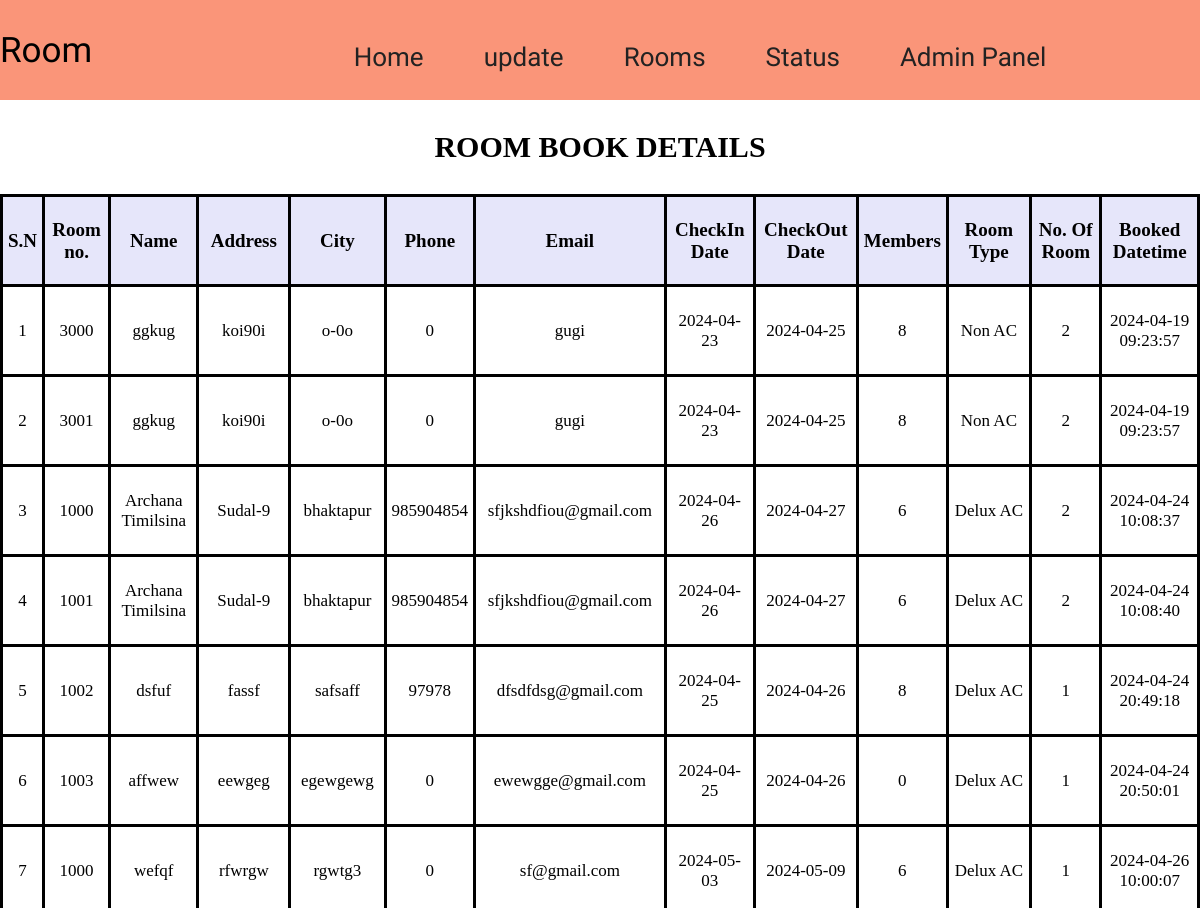
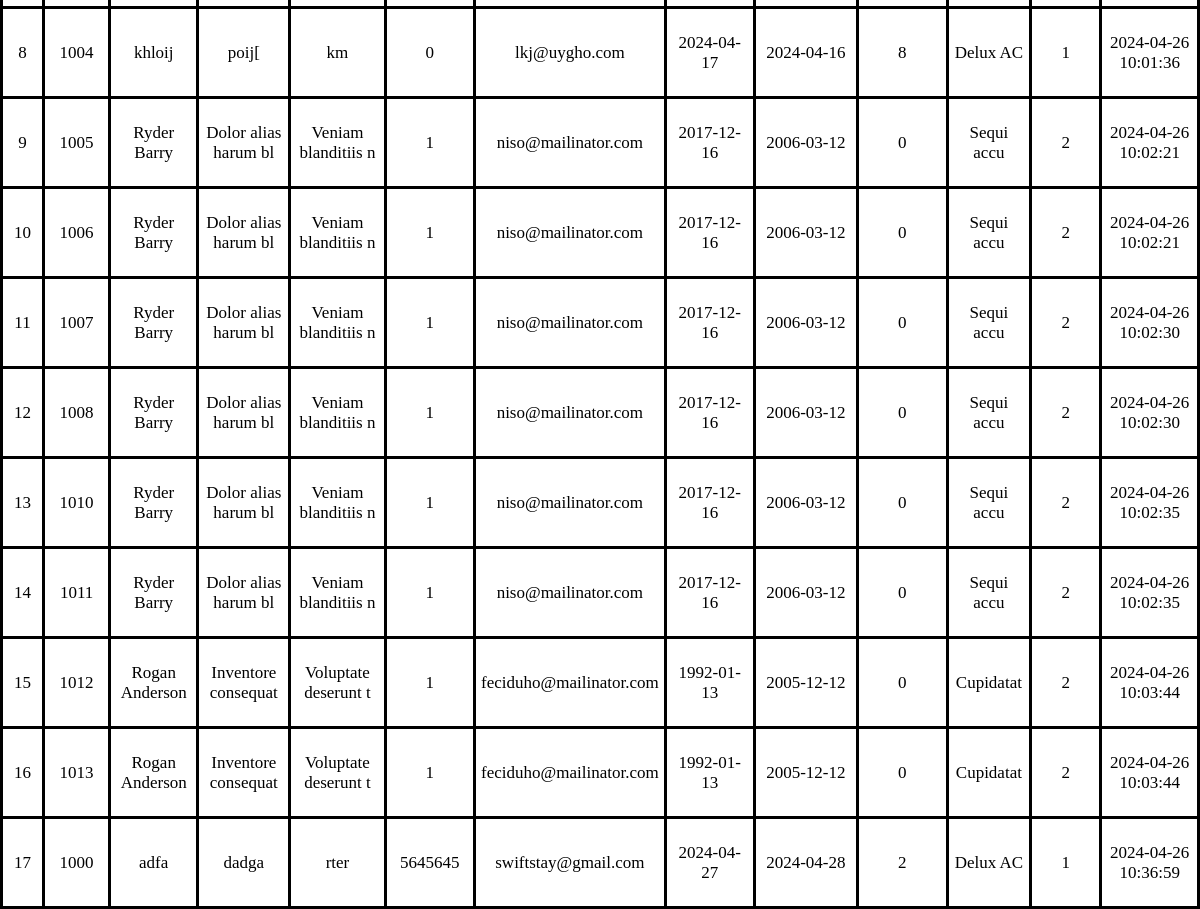
Page /admin/roomstatus.php on the committed database (2 pictures, top to bottom).
### tables this page shows
CREATE TABLE `room_booking` (
  `b_id` int(200) NOT NULL,
  `room_no` int(10) NOT NULL,
  `name` varchar(30) NOT NULL,
  `address` varchar(30) NOT NULL,
  `city` varchar(30) NOT NULL,
  `phone` int(15) NOT NULL,
  `email` varchar(30) NOT NULL,
  `cin` date NOT NULL,
  `cout` date NOT NULL,
  `members` int(3) NOT NULL,
  `room_type` varchar(10) NOT NULL,
  `no_of_room` int(3) NOT NULL,
  `time` datetime NOT NULL DEFAULT current_timestamp()
);

### admin/roomstatus.php (the view, shortened to what this page needs)
<?php
include('../connection.php'); ?>
<!DOCTYPE html>
<html lang="en">
<head>
</head>
<body>
<nav class="navbar">
    <div class="left-nav">
            <p>Room</p>
        </div>
        <div class="right-nav mt-4">
            <ul>
                <li class="item"><a href="aroom.php">Home</a></li>
         <div class="paste-button"> <li class="item">update </li>
   </div>
                <div class="paste-button"> <li class="item">Rooms</li>
   </div>
                 <li class="item"><a href="roomstatus.php">Status</a></li>
                 <li class="item"><a href="../admin.php">Admin Panel</a></li>
          </ul>
        </div>
    </nav>
   <section id="book-section">
    <h1 id="book-head">ROOM BOOK DETAILS</h1>
    <div class="book-table">
<table>
  <thead>
<tr>
  <th scope="col">S.N</th>
  <th scope="col">Room no.</th>
  <th scope="col">Name</th>
  <th scope="col">Address</th>
  <th scope="col">City</th>
  <th scope="col">Phone</th>
  <th scope="col">Email</th>
  <th scope="col">CheckIn Date</th>
  <th scope="col">CheckOut Date</th>
  <th scope="col">Members</th>
  <th scope="col">Room Type</th>
  <th scope="col">No. Of Room</th>
  <th scope="col">Booked Datetime</th>
</tr>
  </thead>
  <tbody>
<?php
$query="SELECT * FROM room_booking";
$result=mysqli_query($con,$query);
$i=1;
while($data=mysqli_fetch_array($result))
{
?>
<tr>
  <td scope="row"><?php echo $i++; ?></td>
  <td scope="row"><?php echo $data['room_no']; ?></td>
  <td scope="row"><?php echo $data['name']; ?></td>
  <td scope="row"><?php echo $data['address']; ?></td>
  <td scope="row"><?php echo $data['city']; ?></td>
  <td scope="row"><?php echo $data['phone']; ?></td>
  <td scope="row"><?php echo $data['email']; ?></td>
  <td scope="row"><?php echo $data['cin']; ?></td>
  <td scope="row"><?php echo $data['cout']; ?></td>
  <td scope="row"><?php echo $data['members']; ?></td>
  <td scope="row"><?php echo $data['room_type']; ?></td>
  <td scope="row"><?php echo $data['no_of_room']; ?></td>
  <td scope="row"><?php echo $data['time']; ?></td>
</tr>
<?php
}
?>
  </tbody>
</table>
</div>
   </section>
    </body>
 </html>

### admin/roomstatus.php (style rules this page uses)
* { padding: 0; margin: 0; box-sizing: border-box; }
.navbar { width: 100%; position: sticky; height: 100px; background-color: #fa9579; display: flex; align-items: center; justify-content: center; top: 0; }
.left-nav { width: 20%; }
.left-nav p { font-family: 'Baloo 2', cursive; font-size: 35px; }
.right-nav { width: 100%; margin-top: 13px; }
.right-nav ul { display: flex; justify-content: center; }
.right-nav ul li { list-style: none; margin: 30px; }
.right-nav ul li a { text-decoration: none; color: #222; font-family: 'Baloo 2', cursive; font-size: 26px; font-weight: 400; position: relative; }
.right-nav ul .paste-button li { text-decoration: none; color: #222; font-family: 'Baloo 2', cursive; font-size: 26px; font-weight: 400; position: relative; }
.paste-button { position: relative; display: inline-block; font-family: 'Segoe UI', Tahoma, Geneva, Verdana, sans-serif; }
#book-section { width: 100%; }
#book-head { text-align: center; margin: 30px; font-size: 30px; }
.book-table { width: 100%; }
.book-table table th { font-size:19px; background-color: lavender; }
table, th, td { border: 3px solid black; border-collapse: collapse; padding: 5px; }
.book-table table tr { height: 90px; }
.book-table table tr td { text-align: center; font-size: 17px; }

### rows in the picture
room_booking: room_no "3000", name "ggkug", address "koi90i", city "o-0o", phone "0", email "gugi", cin "2024-04-23", cout "2024-04-25", members "8", room_type "Non AC", no_of_room "2", time "2024-04-19 09:23:57"
room_booking: room_no "3001", name "ggkug", address "koi90i", city "o-0o", phone "0", email "gugi", cin "2024-04-23", cout "2024-04-25", members "8", room_type "Non AC", no_of_room "2", time "2024-04-19 09:23:57"
room_booking: room_no "1000", name "Archana Timilsina", address "Sudal-9", city "bhaktapur", phone "985904854", email "sfjkshdfiou@gmail.com", cin "2024-04-26", cout "2024-04-27", members "6", room_type "Delux AC", no_of_room "2", time "2024-04-24 10:08:37"
room_booking: room_no "1001", name "Archana Timilsina", address "Sudal-9", city "bhaktapur", phone "985904854", email "sfjkshdfiou@gmail.com", cin "2024-04-26", cout "2024-04-27", members "6", room_type "Delux AC", no_of_room "2", time "2024-04-24 10:08:40"
room_booking: room_no "1002", name "dsfuf", address "fassf", city "safsaff", phone "97978", email "dfsdfdsg@gmail.com", cin "2024-04-25", cout "2024-04-26", members "8", room_type "Delux AC", no_of_room "1", time "2024-04-24 20:49:18"
room_booking: room_no "1003", name "affwew", address "eewgeg", city "egewgewg", phone "0", email "ewewgge@gmail.com", cin "2024-04-25", cout "2024-04-26", members "0", room_type "Delux AC", no_of_room "1", time "2024-04-24 20:50:01"
room_booking: room_no "1000", name "wefqf", address "rfwrgw", city "rgwtg3", phone "0", email "sf@gmail.com", cin "2024-05-03", cout "2024-05-09", members "6", room_type "Delux AC", no_of_room "1", time "2024-04-26 10:00:07"
room_booking: room_no "1004", name "khloij", address "poij[", city "km", phone "0", email "lkj@uygho.com", cin "2024-04-17", cout "2024-04-16", members "8", room_type "Delux AC", no_of_room "1", time "2024-04-26 10:01:36"
room_booking: room_no "1005", name "Ryder Barry", address "Dolor alias harum bl", city "Veniam blanditiis n", phone "1", email "niso@mailinator.com", cin "2017-12-16", cout "2006-03-12", members "0", room_type "Sequi accu", no_of_room "2", time "2024-04-26 10:02:21"
room_booking: room_no "1006", name "Ryder Barry", address "Dolor alias harum bl", city "Veniam blanditiis n", phone "1", email "niso@mailinator.com", cin "2017-12-16", cout "2006-03-12", members "0", room_type "Sequi accu", no_of_room "2", time "2024-04-26 10:02:21"
room_booking: room_no "1007", name "Ryder Barry", address "Dolor alias harum bl", city "Veniam blanditiis n", phone "1", email "niso@mailinator.com", cin "2017-12-16", cout "2006-03-12", members "0", room_type "Sequi accu", no_of_room "2", time "2024-04-26 10:02:30"
room_booking: room_no "1008", name "Ryder Barry", address "Dolor alias harum bl", city "Veniam blanditiis n", phone "1", email "niso@mailinator.com", cin "2017-12-16", cout "2006-03-12", members "0", room_type "Sequi accu", no_of_room "2", time "2024-04-26 10:02:30"
room_booking: room_no "1010", name "Ryder Barry", address "Dolor alias harum bl", city "Veniam blanditiis n", phone "1", email "niso@mailinator.com", cin "2017-12-16", cout "2006-03-12", members "0", room_type "Sequi accu", no_of_room "2", time "2024-04-26 10:02:35"
room_booking: room_no "1011", name "Ryder Barry", address "Dolor alias harum bl", city "Veniam blanditiis n", phone "1", email "niso@mailinator.com", cin "2017-12-16", cout "2006-03-12", members "0", room_type "Sequi accu", no_of_room "2", time "2024-04-26 10:02:35"
room_booking: room_no "1012", name "Rogan Anderson", address "Inventore consequat", city "Voluptate deserunt t", phone "1", email "feciduho@mailinator.com", cin "1992-01-13", cout "2005-12-12", members "0", room_type "Cupidatat", no_of_room "2", time "2024-04-26 10:03:44"
room_booking: room_no "1013", name "Rogan Anderson", address "Inventore consequat", city "Voluptate deserunt t", phone "1", email "feciduho@mailinator.com", cin "1992-01-13", cout "2005-12-12", members "0", room_type "Cupidatat", no_of_room "2", time "2024-04-26 10:03:44"
room_booking: room_no "1000", name "adfa", address "dadga", city "rter", phone "5645645", email "swiftstay@gmail.com", cin "2024-04-27", cout "2024-04-28", members "2", room_type "Delux AC", no_of_room "1", time "2024-04-26 10:36:59"
